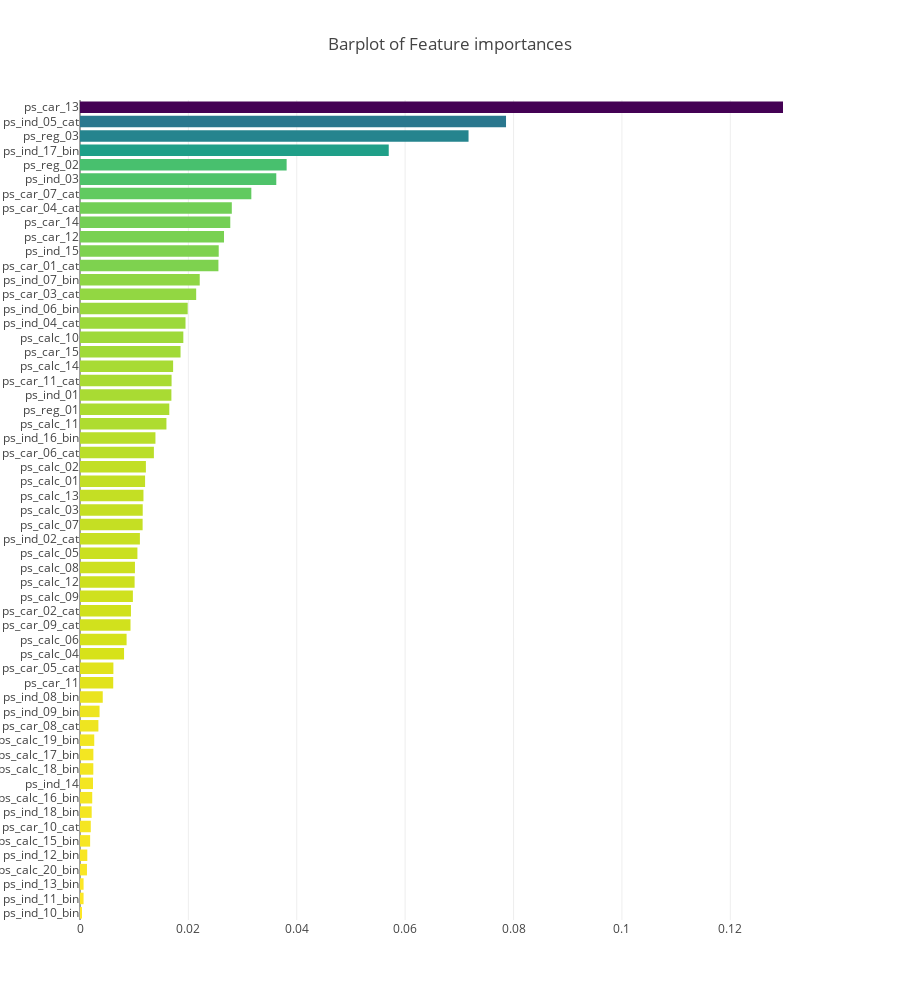

Notebook cell for this chart:
### Markdown cell above
Furthermore we could also display a sorted list of all the features ranked by order of their importance, from highest to lowest via the same plotly barplots as follows:

* 可以再画个柱状图。

### Code cell
x, y = (list(x) for x in zip(*sorted(zip(rf.feature_importances_, features), reverse = False)))

trace2 = go.Bar(
    x=x ,
    y=y,
    marker=dict(
        color=x,
        colorscale = 'Viridis',
        reversescale = True
    ),
    name='Random Forest Feature importance',
    orientation='h',
)

layout = dict(
    title='Barplot of Feature importances',
    width = 900, height = 1000,
    yaxis=dict(
        showgrid=False,
        showline=False,
        showticklabels=True,
#         domain=[0, 0.85],
    ))

fig1 = go.Figure(data=[trace2])
fig1['layout'].update(layout)
py.iplot(fig1, filename='plots')

### Figure 1 — Plotly figure (JSON) as saved in the notebook; plotly's stock layout.template omitted (floating-point values rounded to 4 significant figures)
{"data": [{"marker": {"color": [0.0003743, 0.0006586, 0.0006631, 0.001287, 0.001347, 0.00187, 0.00199, 0.002158, 0.002257, 0.002396, 0.002456, 0.00247, 0.00263, 0.003394, 0.003608, 0.004199, 0.006131, 0.006161, 0.008129, 0.008598, 0.009318, 0.009404, 0.00976, 0.01008, 0.01014, 0.01059, 0.01105, 0.01156, 0.01158, 0.01171, 0.01201, 0.01216, 0.01364, 0.01392, 0.01595, 0.01648, 0.01686, 0.0169, 0.01718, 0.01855, 0.01907, 0.01947, 0.01987, 0.02144, 0.02209, 0.02554, 0.0256, 0.02658, 0.02773, 0.02801, 0.03162, 0.03622, 0.03813, 0.05697, 0.0717, 0.07861, 0.1297], "colorscale": "Viridis", "reversescale": true}, "name": "Random Forest Feature importance", "orientation": "h", "type": "bar", "x": [0.0003743, 0.0006586, 0.0006631, 0.001287, 0.001347, 0.00187, 0.00199, 0.002158, 0.002257, 0.002396, 0.002456, 0.00247, 0.00263, 0.003394, 0.003608, 0.004199, 0.006131, 0.006161, 0.008129, 0.008598, 0.009318, 0.009404, 0.00976, 0.01008, 0.01014, 0.01059, 0.01105, 0.01156, 0.01158, 0.01171, 0.01201, 0.01216, 0.01364, 0.01392, 0.01595, 0.01648, 0.01686, 0.0169, 0.01718, 0.01855, 0.01907, 0.01947, 0.01987, 0.02144, 0.02209, 0.02554, 0.0256, 0.02658, 0.02773, 0.02801, 0.03162, 0.03622, 0.03813, 0.05697, 0.0717, 0.07861, 0.1297], "y": ["ps_ind_10_bin", "ps_ind_11_bin", "ps_ind_13_bin", "ps_calc_20_bin", "ps_ind_12_bin", "ps_calc_15_bin", "ps_car_10_cat", "ps_ind_18_bin", "ps_calc_16_bin", "ps_ind_14", "ps_calc_18_bin", "ps_calc_17_bin", "ps_calc_19_bin", "ps_car_08_cat", "ps_ind_09_bin", "ps_ind_08_bin", "ps_car_11", "ps_car_05_cat", "ps_calc_04", "ps_calc_06", "ps_car_09_cat", "ps_car_02_cat", "ps_calc_09", "ps_calc_12", "ps_calc_08", "ps_calc_05", "ps_ind_02_cat", "ps_calc_07", "ps_calc_03", "ps_calc_13", "ps_calc_01", "ps_calc_02", "ps_car_06_cat", "ps_ind_16_bin", "ps_calc_11", "ps_reg_01", "ps_ind_01", "ps_car_11_cat", "ps_calc_14", "ps_car_15", "ps_calc_10", "ps_ind_04_cat", "ps_ind_06_bin", "ps_car_03_cat", "ps_ind_07_bin", "ps_car_01_cat", "ps_ind_15", "ps_car_12", "ps_car_14", "ps_car_04_cat", "ps_car_07_cat", "ps_ind_03", "ps_reg_02", "ps_ind_17_bin", "ps_reg_03", "ps_ind_05_cat", "ps_car_13"]}], "layout": {"height": 1000, "title": "Barplot of Feature importances", "width": 900, "yaxis": {"showgrid": false, "showline": false, "showticklabels": true}}}
